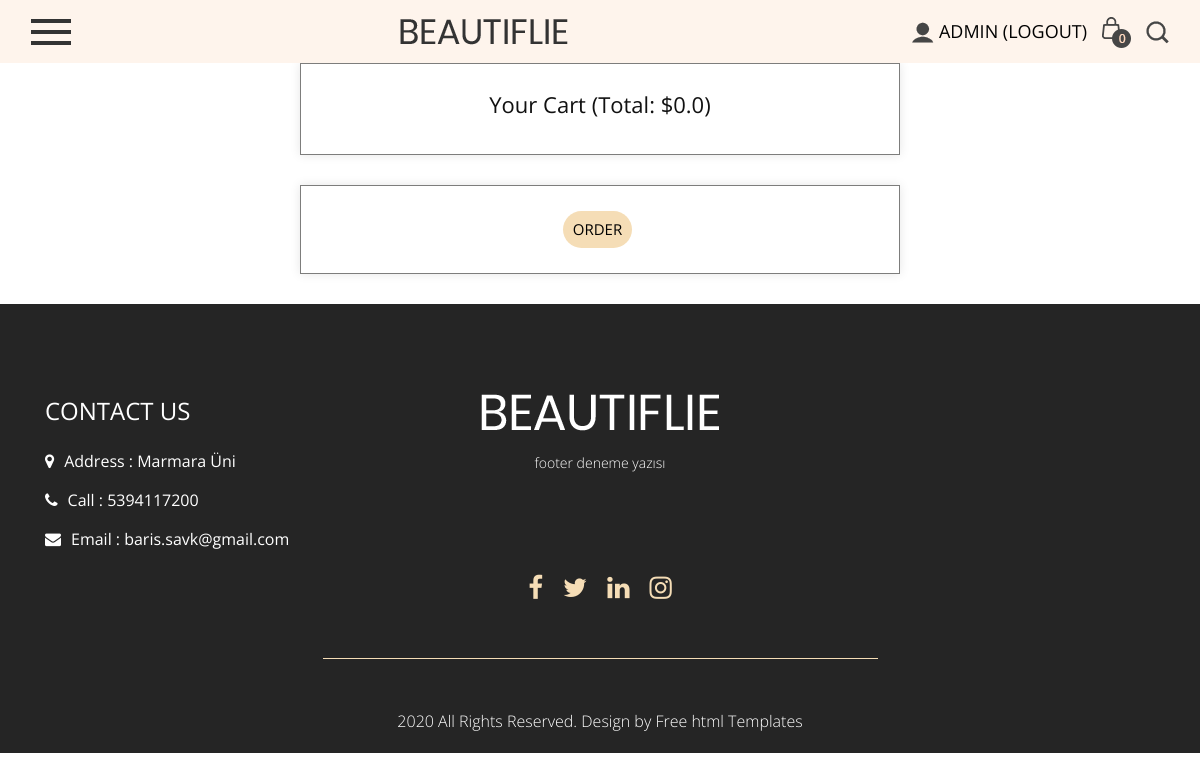
The app's page /cart (signed in), older data.
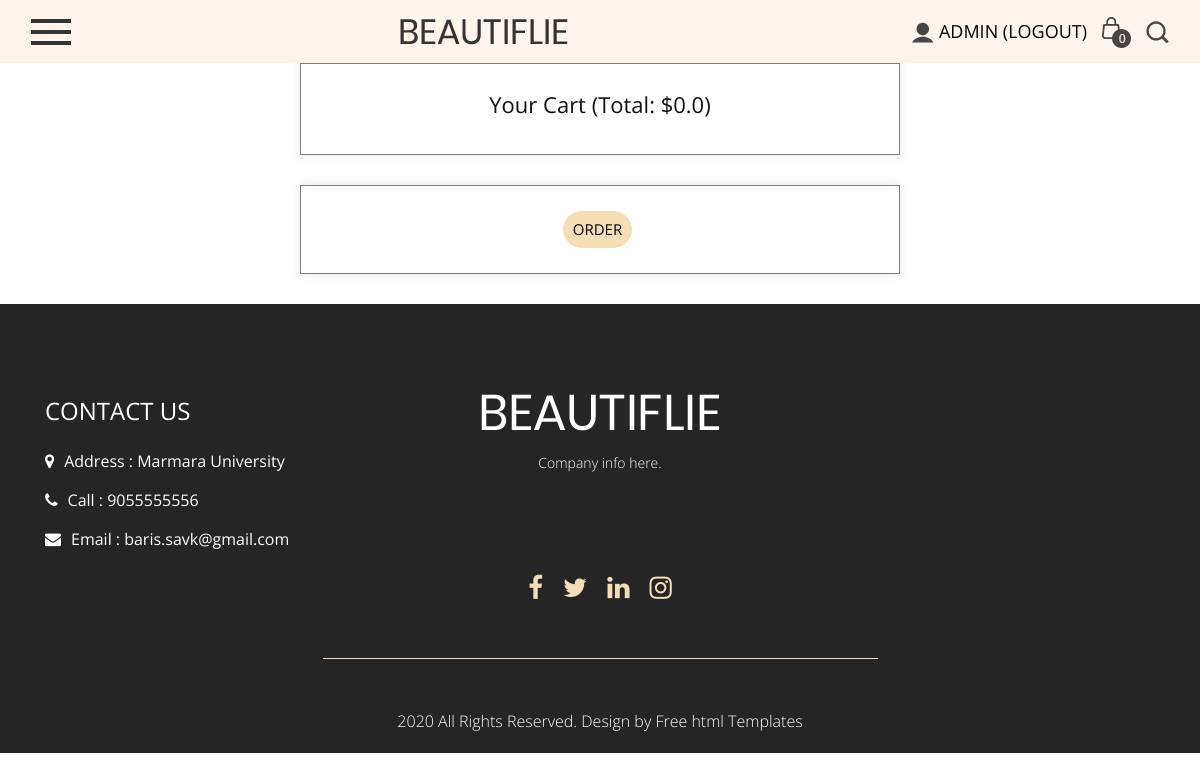
The same page, newer data.
### app/models.py (models this page shows)
class AboutFooter(db.Model):
    id = db.Column(db.Integer, primary_key=True)
    about = db.Column(db.String(100), nullable=False)
    about_text = db.Column(db.String(255), nullable=True)
    about_image = db.Column(db.String(255), nullable=True)
    adress = db.Column(db.String(255), nullable=True)
    call = db.Column(db.String(255), nullable=True)
    email = db.Column(db.String(255), nullable=True)
    footer = db.Column(db.String(255), nullable=True)
    google_maps = db.Column(db.String, nullable=True)
    facebook = db.Column(db.String(255), nullable=True)
    twitter = db.Column(db.String(255), nullable=True)
    linkedin = db.Column(db.String(255), nullable=True)
    instagram = db.Column(db.String(255), nullable=True)
    contactheader = db.Column(db.String(255), nullable=True)
    contacttext = db.Column(db.String(255), nullable=True)

### app/views.py (the view)
@app.route("/cart")
@login_required
def cart():
    about = AboutFooter.query.all()
    user_id = current_user.get_id()
    cart_items = CartItem.query.filter_by(cart_id=user_id).all()
    cart_total = 0
    for cart in cart_items:
        product_price = cart.product.price
        quantity = cart.quantity
        item_total = product_price * quantity
        cart_total += item_total
    cart_total_cents = int(cart_total * 100)
    dollars = cart_total_cents // 100
    cents = cart_total_cents % 100
    return render_template('cart.html', cart_items=cart_items,about=about,dollars=dollars,cents=cents)

### app/__init__.py (called while the page is built)
@login_manager.user_loader
def load_user(user_id):
    return User.query.get(int(user_id))

### app/templates/cart.html (shortened to what the changed rows need)
<!DOCTYPE html>
<html lang="en">
   <head>
      <link rel="stylesheet" href="{{ url_for('static', filename='css/bootstrap.min.css') }}">
      <link rel="stylesheet" href="{{ url_for('static', filename='css/style.css') }}">
      <link rel="stylesheet" href="{{ url_for('static', filename='css/responsive.css') }}">
      <link rel="stylesheet" href="{{ url_for('static', filename='css/jquery.mCustomScrollbar.min.css') }}">
      <link rel="stylesheet" href="https://netdna.bootstrapcdn.com/font-awesome/4.0.3/css/font-awesome.css">
      <link rel="stylesheet" href="{{ url_for('static', filename='css/owl.carousel.min.css') }}">
      <link rel="stylesheet" href="{{ url_for('static', filename='css/owl.theme.default.min.css') }}">
      <link rel="stylesheet" href="https://cdnjs.cloudflare.com/ajax/libs/fancybox/2.1.5/jquery.fancybox.min.css" media="screen">
      <link href="https://unpkg.com/gijgo@1.9.13/css/gijgo.min.css" rel="stylesheet" type="text/css" />
   </head>
   <body>
        <div class="cart">
            <h2>Your Cart (Total: ${{dollars}}.{{cents}})</h2>
        </div>
      <div class="footer_section layout_padding">
         <div class="container">
            <div class="contact_section_2">
               <div class="row">
                  <div class="col-sm-4">
                     <div class="address_bt">
                        <ul>
                           <li>
                              <a href="#">
                              <i class="fa fa-map-marker" aria-hidden="true"></i><span class="padding_left10">Address : {{about[0].adress}}</span>
                              </a>
                           </li>
                           <li>
                              <a href="#">
                              <i class="fa fa-phone" aria-hidden="true"></i><span class="padding_left10">Call : {{about[0].call}}</span>
                              </a>
                           </li>
                           <li>
                              <a href="#">
                              <i class="fa fa-envelope" aria-hidden="true"></i><span class="padding_left10">Email : {{about[0].email}}</span>
                              </a>
                           </li>
                        </ul>
                     </div>
                  </div>
                  <div class="col-sm-4">
                     <div class="footer_logo_1"><a href="{{ url_for('index') }}"><img src="{{ url_for('static', filename='images/footer-logo.png') }}"></a></div>
                     <p class="dummy_text">{{about[0].footer}}</p>
                  </div>
               </div>
            </div>
         </div>
      </div>
   </body>
</html>

Row changes from the older to the newer data that the page shows:
changed AboutFooter "baris.savk@gmail.com": adress "Marmara Üni" → "Marmara University"; call "5394117200" → "9055555556"; footer "footer deneme yazısı" → "Company info here."
